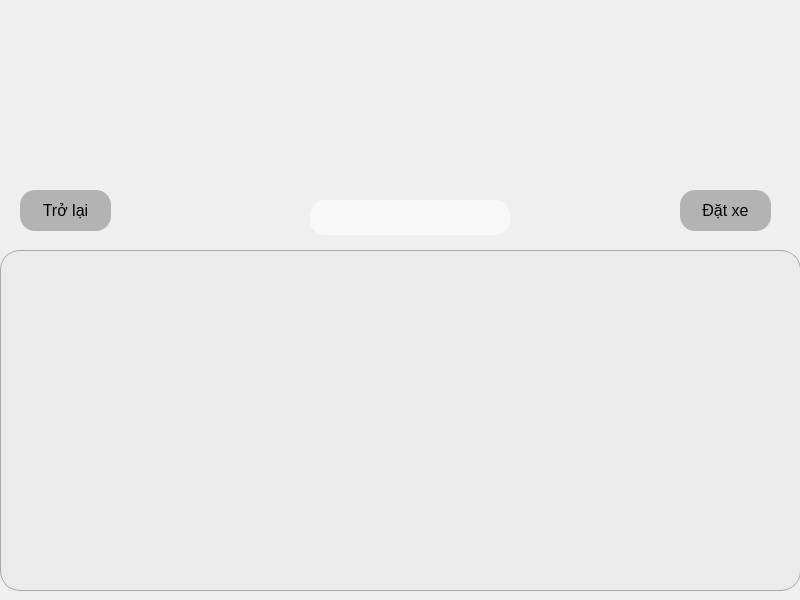
<?xml version="1.0" encoding="UTF-8"?>
<ui version="4.0">
 <class>FindRide</class>
 <widget class="QWidget" name="FindRide">
  <property name="geometry">
   <rect>
    <x>0</x>
    <y>0</y>
    <width>800</width>
    <height>600</height>
   </rect>
  </property>
  <property name="windowTitle">
   <string>MainWindow</string>
  </property>
  <property name="styleSheet">
   <string notr="true"/>
  </property>
  <widget class="QWidget" name="centralwidget" native="true">
   <property name="geometry">
    <rect>
     <x>0</x>
     <y>0</y>
     <width>801</width>
     <height>600</height>
    </rect>
   </property>
   <widget class="QLabel" name="HeaderLabel">
    <property name="geometry">
     <rect>
      <x>0</x>
      <y>0</y>
      <width>801</width>
      <height>241</height>
     </rect>
    </property>
    <property name="text">
     <string/>
    </property>
    <property name="pixmap">
     <pixmap resource="res.qrc">:/images/images/road2.png</pixmap>
    </property>
    <property name="scaledContents">
     <bool>true</bool>
    </property>
   </widget>
   <widget class="QPushButton" name="backBtn">
    <property name="geometry">
     <rect>
      <x>20</x>
      <y>190</y>
      <width>91</width>
      <height>41</height>
     </rect>
    </property>
    <property name="font">
     <font>
      <pointsize>12</pointsize>
     </font>
    </property>
    <property name="cursor">
     <cursorShape>PointingHandCursor</cursorShape>
    </property>
    <property name="styleSheet">
     <string notr="true">QPushButton {
background: rgba(154, 154, 154, 178);
border-radius: 15px;
}


QPushButton::hover{
background: rgba(154, 154, 154, 100);
}</string>
    </property>
    <property name="text">
     <string>Trở lại</string>
    </property>
   </widget>
   <widget class="QTableView" name="CarsView">
    <property name="geometry">
     <rect>
      <x>0</x>
      <y>250</y>
      <width>801</width>
      <height>341</height>
     </rect>
    </property>
    <property name="font">
     <font>
      <pointsize>12</pointsize>
     </font>
    </property>
    <property name="styleSheet">
     <string notr="true">QTableView {
border: 1px solid rgba(118, 122, 142, 153);
background: rgba(224, 222, 225, 51);
selection-background-color: rgba(136, 132, 159, 204);
border-radius: 20px;
text-align: center;
}
QHeaderView::section{
height: 30px;
color: rgb(239, 238, 241);
background: rgb(108, 104, 124);
}
QHeaderView::section:first
{
border-top-left-radius: 20px;
}
QHeaderView::section:last
{
border-top-right-radius: 20px;
}
QHeaderView{
background-color: transparent;
}
</string>
    </property>
    <attribute name="horizontalHeaderHighlightSections">
     <bool>false</bool>
    </attribute>
    <attribute name="verticalHeaderVisible">
     <bool>false</bool>
    </attribute>
    <attribute name="verticalHeaderHighlightSections">
     <bool>false</bool>
    </attribute>
   </widget>
   <widget class="QPushButton" name="reserveBtn">
    <property name="geometry">
     <rect>
      <x>680</x>
      <y>190</y>
      <width>91</width>
      <height>41</height>
     </rect>
    </property>
    <property name="font">
     <font>
      <pointsize>12</pointsize>
     </font>
    </property>
    <property name="cursor">
     <cursorShape>PointingHandCursor</cursorShape>
    </property>
    <property name="styleSheet">
     <string notr="true">QPushButton {
background: rgba(154, 154, 154, 178);
border-radius: 15px;
}


QPushButton::hover{
background: rgba(154, 154, 154, 100);
}</string>
    </property>
    <property name="text">
     <string>Đặt xe</string>
    </property>
   </widget>
   <widget class="QLineEdit" name="searchArea">
    <property name="geometry">
     <rect>
      <x>310</x>
      <y>200</y>
      <width>200</width>
      <height>35</height>
     </rect>
    </property>
    <property name="font">
     <font>
      <pointsize>13</pointsize>
     </font>
    </property>
    <property name="cursor">
     <cursorShape>PointingHandCursor</cursorShape>
    </property>
    <property name="styleSheet">
     <string notr="true">QLineEdit {
background: rgba(255, 255, 255, 150);
border-radius: 15px;
color: black;
}
</string>
    </property>
    <property name="alignment">
     <set>Qt::AlignCenter</set>
    </property>
   </widget>
   <widget class="QLabel" name="SearchLabel">
    <property name="geometry">
     <rect>
      <x>520</x>
      <y>200</y>
      <width>35</width>
      <height>35</height>
     </rect>
    </property>
    <property name="text">
     <string/>
    </property>
    <property name="pixmap">
     <pixmap resource="res.qrc">:/images/images/search.png</pixmap>
    </property>
    <property name="scaledContents">
     <bool>true</bool>
    </property>
   </widget>
  </widget>
 </widget>
 <resources>
  <include location="res.qrc"/>
 </resources>
 <connections/>
</ui>
